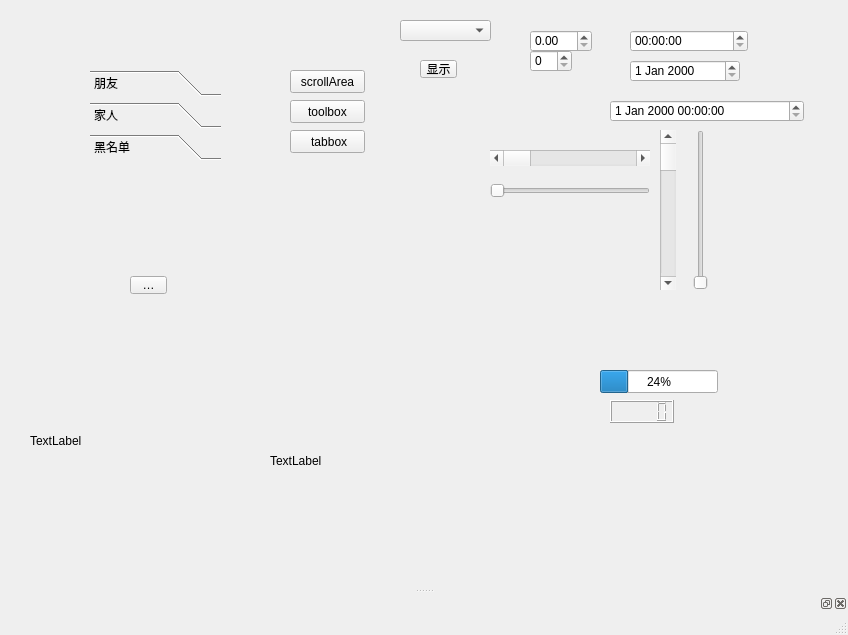
<?xml version="1.0" encoding="UTF-8"?>
<ui version="4.0">
 <class>MainWindow</class>
 <widget class="QMainWindow" name="MainWindow">
  <property name="geometry">
   <rect>
    <x>0</x>
    <y>0</y>
    <width>848</width>
    <height>635</height>
   </rect>
  </property>
  <property name="windowTitle">
   <string>MainWindow</string>
  </property>
  <widget class="QWidget" name="centralwidget">
   <widget class="QStackedWidget" name="stackedWidget">
    <property name="geometry">
     <rect>
      <x>40</x>
      <y>50</y>
      <width>241</width>
      <height>361</height>
     </rect>
    </property>
    <property name="currentIndex">
     <number>0</number>
    </property>
    <widget class="QWidget" name="page_4">
     <widget class="QToolBox" name="toolBox">
      <property name="geometry">
       <rect>
        <x>50</x>
        <y>20</y>
        <width>131</width>
        <height>321</height>
       </rect>
      </property>
      <property name="currentIndex">
       <number>2</number>
      </property>
      <widget class="QWidget" name="page">
       <property name="geometry">
        <rect>
         <x>0</x>
         <y>0</y>
         <width>131</width>
         <height>243</height>
        </rect>
       </property>
       <attribute name="label">
        <string>朋友</string>
       </attribute>
       <widget class="QRadioButton" name="radioButton">
        <property name="geometry">
         <rect>
          <x>20</x>
          <y>50</y>
          <width>89</width>
          <height>16</height>
         </rect>
        </property>
        <property name="text">
         <string>朋友</string>
        </property>
       </widget>
      </widget>
      <widget class="QWidget" name="page_2">
       <property name="geometry">
        <rect>
         <x>0</x>
         <y>0</y>
         <width>131</width>
         <height>243</height>
        </rect>
       </property>
       <attribute name="label">
        <string>家人</string>
       </attribute>
       <widget class="QCheckBox" name="checkBox">
        <property name="geometry">
         <rect>
          <x>30</x>
          <y>70</y>
          <width>71</width>
          <height>16</height>
         </rect>
        </property>
        <property name="text">
         <string>家人</string>
        </property>
       </widget>
      </widget>
      <widget class="QWidget" name="page_3">
       <attribute name="label">
        <string>黑名单</string>
       </attribute>
       <widget class="QToolButton" name="toolButton">
        <property name="geometry">
         <rect>
          <x>40</x>
          <y>110</y>
          <width>37</width>
          <height>18</height>
         </rect>
        </property>
        <property name="text">
         <string>黑名单</string>
        </property>
       </widget>
      </widget>
     </widget>
    </widget>
    <widget class="QWidget" name="page_6">
     <widget class="QTabWidget" name="tabWidget">
      <property name="geometry">
       <rect>
        <x>0</x>
        <y>20</y>
        <width>221</width>
        <height>141</height>
       </rect>
      </property>
      <property name="currentIndex">
       <number>0</number>
      </property>
      <widget class="QWidget" name="tab">
       <attribute name="title">
        <string>百度</string>
       </attribute>
      </widget>
      <widget class="QWidget" name="tab_2">
       <attribute name="title">
        <string>谷歌</string>
       </attribute>
      </widget>
      <widget class="QWidget" name="tab_3">
       <attribute name="title">
        <string>传智</string>
       </attribute>
      </widget>
     </widget>
    </widget>
    <widget class="QWidget" name="page_5">
     <widget class="QScrollArea" name="scrollArea">
      <property name="geometry">
       <rect>
        <x>50</x>
        <y>10</y>
        <width>131</width>
        <height>281</height>
       </rect>
      </property>
      <property name="widgetResizable">
       <bool>true</bool>
      </property>
      <widget class="QWidget" name="scrollAreaWidgetContents">
       <property name="geometry">
        <rect>
         <x>0</x>
         <y>0</y>
         <width>112</width>
         <height>302</height>
        </rect>
       </property>
       <layout class="QVBoxLayout" name="verticalLayout">
        <item>
         <widget class="QPushButton" name="pushButton">
          <property name="text">
           <string>PushButton</string>
          </property>
         </widget>
        </item>
        <item>
         <widget class="QPushButton" name="pushButton_5">
          <property name="text">
           <string>PushButton</string>
          </property>
         </widget>
        </item>
        <item>
         <widget class="QPushButton" name="pushButton_4">
          <property name="text">
           <string>PushButton</string>
          </property>
         </widget>
        </item>
        <item>
         <widget class="QPushButton" name="pushButton_3">
          <property name="text">
           <string>PushButton</string>
          </property>
         </widget>
        </item>
        <item>
         <widget class="QPushButton" name="pushButton_7">
          <property name="text">
           <string>PushButton</string>
          </property>
         </widget>
        </item>
        <item>
         <widget class="QPushButton" name="pushButton_9">
          <property name="text">
           <string>PushButton</string>
          </property>
         </widget>
        </item>
        <item>
         <widget class="QPushButton" name="pushButton_8">
          <property name="text">
           <string>PushButton</string>
          </property>
         </widget>
        </item>
        <item>
         <widget class="QPushButton" name="pushButton_10">
          <property name="text">
           <string>PushButton</string>
          </property>
         </widget>
        </item>
        <item>
         <widget class="QPushButton" name="pushButton_2">
          <property name="text">
           <string>PushButton</string>
          </property>
         </widget>
        </item>
        <item>
         <widget class="QPushButton" name="pushButton_6">
          <property name="text">
           <string>PushButton</string>
          </property>
         </widget>
        </item>
       </layout>
      </widget>
     </widget>
    </widget>
   </widget>
   <widget class="QPushButton" name="btn_scroll">
    <property name="geometry">
     <rect>
      <x>290</x>
      <y>70</y>
      <width>75</width>
      <height>23</height>
     </rect>
    </property>
    <property name="text">
     <string>scrollArea</string>
    </property>
   </widget>
   <widget class="QPushButton" name="btn_tool">
    <property name="geometry">
     <rect>
      <x>290</x>
      <y>100</y>
      <width>75</width>
      <height>23</height>
     </rect>
    </property>
    <property name="text">
     <string>toolbox</string>
    </property>
   </widget>
   <widget class="QPushButton" name="btn_tab">
    <property name="geometry">
     <rect>
      <x>290</x>
      <y>130</y>
      <width>75</width>
      <height>23</height>
     </rect>
    </property>
    <property name="text">
     <string> tabbox</string>
    </property>
   </widget>
   <widget class="QComboBox" name="comboBox">
    <property name="geometry">
     <rect>
      <x>400</x>
      <y>20</y>
      <width>91</width>
      <height>21</height>
     </rect>
    </property>
   </widget>
   <widget class="QSpinBox" name="spinBox">
    <property name="geometry">
     <rect>
      <x>530</x>
      <y>50</y>
      <width>42</width>
      <height>22</height>
     </rect>
    </property>
   </widget>
   <widget class="QDoubleSpinBox" name="doubleSpinBox">
    <property name="geometry">
     <rect>
      <x>530</x>
      <y>30</y>
      <width>62</width>
      <height>22</height>
     </rect>
    </property>
   </widget>
   <widget class="QTimeEdit" name="timeEdit">
    <property name="geometry">
     <rect>
      <x>630</x>
      <y>30</y>
      <width>118</width>
      <height>22</height>
     </rect>
    </property>
   </widget>
   <widget class="QDateEdit" name="dateEdit">
    <property name="geometry">
     <rect>
      <x>630</x>
      <y>60</y>
      <width>110</width>
      <height>22</height>
     </rect>
    </property>
   </widget>
   <widget class="QDateTimeEdit" name="dateTimeEdit">
    <property name="geometry">
     <rect>
      <x>610</x>
      <y>100</y>
      <width>194</width>
      <height>22</height>
     </rect>
    </property>
   </widget>
   <widget class="QScrollBar" name="horizontalScrollBar">
    <property name="geometry">
     <rect>
      <x>490</x>
      <y>150</y>
      <width>160</width>
      <height>16</height>
     </rect>
    </property>
    <property name="orientation">
     <enum>Qt::Horizontal</enum>
    </property>
   </widget>
   <widget class="QScrollBar" name="verticalScrollBar">
    <property name="geometry">
     <rect>
      <x>660</x>
      <y>130</y>
      <width>16</width>
      <height>160</height>
     </rect>
    </property>
    <property name="orientation">
     <enum>Qt::Vertical</enum>
    </property>
   </widget>
   <widget class="QSlider" name="horizontalSlider">
    <property name="geometry">
     <rect>
      <x>490</x>
      <y>180</y>
      <width>160</width>
      <height>22</height>
     </rect>
    </property>
    <property name="orientation">
     <enum>Qt::Horizontal</enum>
    </property>
   </widget>
   <widget class="QSlider" name="verticalSlider">
    <property name="geometry">
     <rect>
      <x>690</x>
      <y>130</y>
      <width>22</width>
      <height>160</height>
     </rect>
    </property>
    <property name="orientation">
     <enum>Qt::Vertical</enum>
    </property>
   </widget>
   <widget class="QLabel" name="lab_img">
    <property name="geometry">
     <rect>
      <x>30</x>
      <y>380</y>
      <width>181</width>
      <height>121</height>
     </rect>
    </property>
    <property name="text">
     <string>TextLabel</string>
    </property>
   </widget>
   <widget class="QLCDNumber" name="lcdNumber">
    <property name="geometry">
     <rect>
      <x>610</x>
      <y>400</y>
      <width>64</width>
      <height>23</height>
     </rect>
    </property>
   </widget>
   <widget class="QProgressBar" name="progressBar">
    <property name="geometry">
     <rect>
      <x>600</x>
      <y>370</y>
      <width>118</width>
      <height>23</height>
     </rect>
    </property>
    <property name="value">
     <number>24</number>
    </property>
   </widget>
   <widget class="QToolButton" name="btn_combo">
    <property name="geometry">
     <rect>
      <x>420</x>
      <y>60</y>
      <width>37</width>
      <height>18</height>
     </rect>
    </property>
    <property name="text">
     <string>显示</string>
    </property>
   </widget>
   <widget class="QLabel" name="lab_gif">
    <property name="geometry">
     <rect>
      <x>270</x>
      <y>400</y>
      <width>181</width>
      <height>121</height>
     </rect>
    </property>
    <property name="text">
     <string>TextLabel</string>
    </property>
   </widget>
  </widget>
  <widget class="QMenuBar" name="menubar">
   <property name="geometry">
    <rect>
     <x>0</x>
     <y>0</y>
     <width>848</width>
     <height>22</height>
    </rect>
   </property>
  </widget>
  <widget class="QStatusBar" name="statusbar"/>
  <widget class="QDockWidget" name="dockWidget">
   <attribute name="dockWidgetArea">
    <number>8</number>
   </attribute>
   <widget class="QWidget" name="dockWidgetContents"/>
  </widget>
 </widget>
 <resources/>
 <connections/>
</ui>
